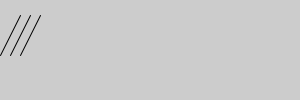
Frame 1 (no input)
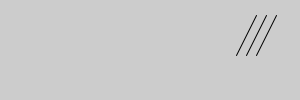
Frame 60 (the mouse pressed at the canvas centre just before this capture)
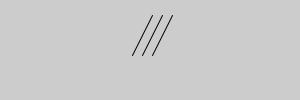
Frame 120 (the mouse held since frame 60 and released just before this capture)

The Processing sketch that drew these frames (run headless with seeded random() and noise(); from frame 60 on, the mouse is pressed at the canvas centre):

// Processing sketch: processing_133990
// ── processing_133990.pde

int x=0;
int y=55;

void setup() {
  size(300,100);
}

void draw() {
  background(204);
  line(x,y,x+20,y-40);
  line(x+10,y,x+30,y-40);
  line(x+20,y,x+40,y-40);
  x=x+4;
  println(x);
  if(x>300) {
    x=-40;
  }
}
